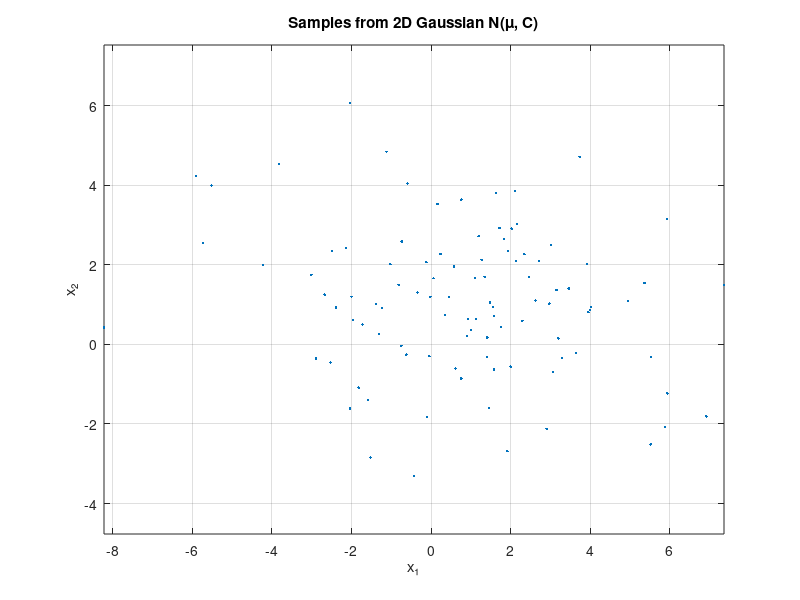
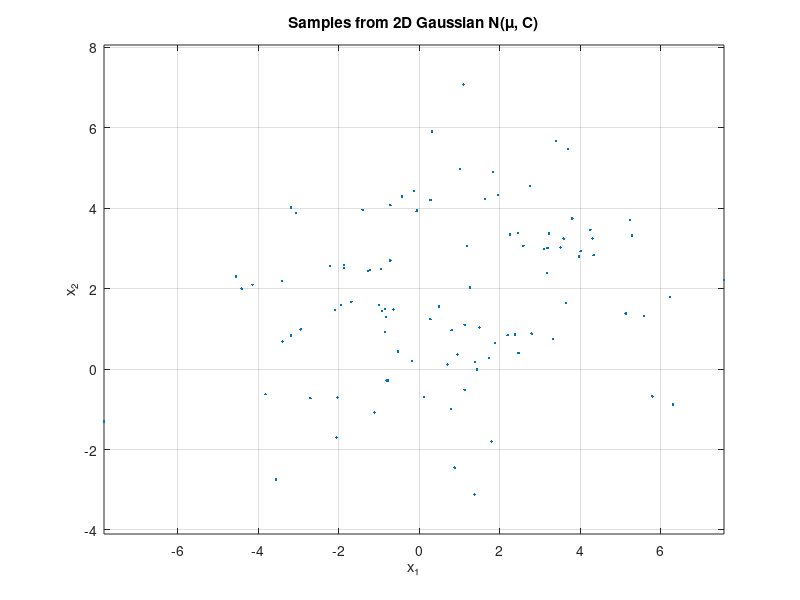

Here is the MATLAB script that generated these plots, in order:
clc;clear;close all;
% Case (a)
mu=[1;1];
C=[9 0; 0 4];
% Generating 100 samples from U(0,1)
z=randn(2,100);
% Cholesky decomposition
A=chol(C, 'lower');
% Generating samples from N(mu, C)
x=A'*z+repmat(mu, 1, 100);
%Plotting graph

figure;
plot(x(1,:),x(2,:) ,'.');
xlabel('x₁');
ylabel('x₂');
title('Samples from 2D Gaussian N(μ, C)');
axis equal; grid on;

%Calculating eigenvectors and eigenvalues 
[V,D]=eig(C);
%Calculating min and max direction
[~,idxmax]=max(diag(D));
[~,idxmin]=min(diag(D));
vmax=V(:,idxmax);
vmin=V(:,idxmin);
fprintf('Case (a)\n');
fprintf('Max variance direction: v= [%.2f, %.2f]\n', vmax(1), vmax(2));
fprintf('Min variance direction: v= [%.2f, %.2f]\n', vmin(1), vmin(2));

% Case (b)
mu=[1;2];
C=[9 1; 1 4];
% Generating 100 samples from U(0,1)
z=randn(2,100);
% Cholesky decomposition
A=chol(C, 'lower');
% Generating samples from N(mu, C)
x=A'*z+repmat(mu, 1, 100);
% Plotting graph
figure;
plot(x(1,:),x(2,:) ,'.');
xlabel('x₁');
ylabel('x₂');
title('Samples from 2D Gaussian N(μ, C)');
axis equal; grid on;
%Calculating eigenvectors and eigenvalues 
[V,D]=eig(C);
%Calculating min and max direction
[~,idxmax]=max(diag(D));
[~,idxmin]=min(diag(D));
vmax=V(:,idxmax);
vmin=V(:,idxmin);
fprintf('Case (b)\n');
fprintf('Max variance direction: v= [%.2f, %.2f]\n', vmax(1), vmax(2));
fprintf('Min variance direction: v= [%.2f, %.2f]\n', vmin(1), vmin(2));
